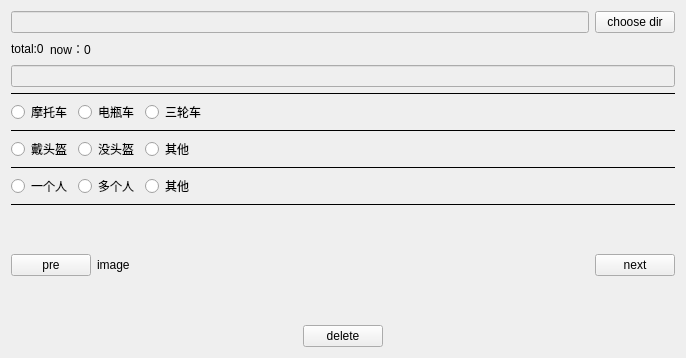
<?xml version="1.0" encoding="UTF-8"?>
<ui version="4.0">
 <class>Widget</class>
 <widget class="QWidget" name="Widget">
  <property name="geometry">
   <rect>
    <x>0</x>
    <y>0</y>
    <width>686</width>
    <height>358</height>
   </rect>
  </property>
  <property name="windowTitle">
   <string>Widget</string>
  </property>
  <layout class="QVBoxLayout" name="verticalLayout_3">
   <item>
    <layout class="QHBoxLayout" name="horizontalLayout">
     <item>
      <widget class="QLineEdit" name="leDirName">
       <property name="enabled">
        <bool>false</bool>
       </property>
      </widget>
     </item>
     <item>
      <widget class="QPushButton" name="pbChooseDir">
       <property name="text">
        <string>choose dir</string>
       </property>
      </widget>
     </item>
    </layout>
   </item>
   <item>
    <layout class="QHBoxLayout" name="horizontalLayout_2">
     <item>
      <widget class="QLabel" name="label_total">
       <property name="text">
        <string>total:0</string>
       </property>
      </widget>
     </item>
     <item>
      <widget class="QLabel" name="label_now">
       <property name="text">
        <string>now：0</string>
       </property>
      </widget>
     </item>
     <item>
      <spacer name="horizontalSpacer">
       <property name="orientation">
        <enum>Qt::Horizontal</enum>
       </property>
       <property name="sizeHint" stdset="0">
        <size>
         <width>40</width>
         <height>20</height>
        </size>
       </property>
      </spacer>
     </item>
    </layout>
   </item>
   <item>
    <widget class="QLineEdit" name="leFileName">
     <property name="enabled">
      <bool>false</bool>
     </property>
    </widget>
   </item>
   <item>
    <widget class="QLabel" name="label_2">
     <property name="maximumSize">
      <size>
       <width>16777215</width>
       <height>1</height>
      </size>
     </property>
     <property name="styleSheet">
      <string notr="true">background:black</string>
     </property>
     <property name="text">
      <string/>
     </property>
    </widget>
   </item>
   <item>
    <layout class="QHBoxLayout" name="horizontalLayout_5">
     <item>
      <widget class="QRadioButton" name="radioButton_1">
       <property name="text">
        <string>摩托车</string>
       </property>
      </widget>
     </item>
     <item>
      <widget class="QRadioButton" name="radioButton_2">
       <property name="text">
        <string>电瓶车</string>
       </property>
      </widget>
     </item>
     <item>
      <widget class="QRadioButton" name="radioButton_3">
       <property name="text">
        <string>三轮车</string>
       </property>
      </widget>
     </item>
     <item>
      <spacer name="horizontalSpacer_4">
       <property name="orientation">
        <enum>Qt::Horizontal</enum>
       </property>
       <property name="sizeHint" stdset="0">
        <size>
         <width>40</width>
         <height>20</height>
        </size>
       </property>
      </spacer>
     </item>
    </layout>
   </item>
   <item>
    <widget class="QLabel" name="label_4">
     <property name="maximumSize">
      <size>
       <width>16777215</width>
       <height>1</height>
      </size>
     </property>
     <property name="styleSheet">
      <string notr="true">background:black</string>
     </property>
     <property name="text">
      <string/>
     </property>
    </widget>
   </item>
   <item>
    <layout class="QHBoxLayout" name="horizontalLayout_6">
     <item>
      <widget class="QRadioButton" name="radioButton_4">
       <property name="text">
        <string>戴头盔</string>
       </property>
      </widget>
     </item>
     <item>
      <widget class="QRadioButton" name="radioButton_5">
       <property name="text">
        <string>没头盔</string>
       </property>
      </widget>
     </item>
     <item>
      <widget class="QRadioButton" name="radioButton_6">
       <property name="text">
        <string>其他</string>
       </property>
      </widget>
     </item>
     <item>
      <spacer name="horizontalSpacer_5">
       <property name="orientation">
        <enum>Qt::Horizontal</enum>
       </property>
       <property name="sizeHint" stdset="0">
        <size>
         <width>40</width>
         <height>20</height>
        </size>
       </property>
      </spacer>
     </item>
    </layout>
   </item>
   <item>
    <widget class="QLabel" name="label">
     <property name="maximumSize">
      <size>
       <width>16777215</width>
       <height>1</height>
      </size>
     </property>
     <property name="styleSheet">
      <string notr="true">background:black</string>
     </property>
     <property name="text">
      <string/>
     </property>
    </widget>
   </item>
   <item>
    <layout class="QHBoxLayout" name="horizontalLayout_7">
     <item>
      <widget class="QRadioButton" name="radioButton_7">
       <property name="text">
        <string>一个人</string>
       </property>
      </widget>
     </item>
     <item>
      <widget class="QRadioButton" name="radioButton_8">
       <property name="text">
        <string>多个人</string>
       </property>
      </widget>
     </item>
     <item>
      <widget class="QRadioButton" name="radioButton_9">
       <property name="text">
        <string>其他</string>
       </property>
      </widget>
     </item>
     <item>
      <spacer name="horizontalSpacer_6">
       <property name="orientation">
        <enum>Qt::Horizontal</enum>
       </property>
       <property name="sizeHint" stdset="0">
        <size>
         <width>40</width>
         <height>20</height>
        </size>
       </property>
      </spacer>
     </item>
    </layout>
   </item>
   <item>
    <widget class="QLabel" name="label_3">
     <property name="maximumSize">
      <size>
       <width>16777215</width>
       <height>1</height>
      </size>
     </property>
     <property name="styleSheet">
      <string notr="true">background:black</string>
     </property>
     <property name="text">
      <string/>
     </property>
    </widget>
   </item>
   <item>
    <layout class="QHBoxLayout" name="horizontalLayout_3" stretch="1,10,1">
     <item>
      <layout class="QVBoxLayout" name="verticalLayout">
       <item>
        <spacer name="verticalSpacer">
         <property name="orientation">
          <enum>Qt::Vertical</enum>
         </property>
         <property name="sizeHint" stdset="0">
          <size>
           <width>20</width>
           <height>40</height>
          </size>
         </property>
        </spacer>
       </item>
       <item>
        <widget class="QPushButton" name="pbPre">
         <property name="text">
          <string>pre</string>
         </property>
        </widget>
       </item>
       <item>
        <spacer name="verticalSpacer_2">
         <property name="orientation">
          <enum>Qt::Vertical</enum>
         </property>
         <property name="sizeHint" stdset="0">
          <size>
           <width>20</width>
           <height>40</height>
          </size>
         </property>
        </spacer>
       </item>
      </layout>
     </item>
     <item>
      <widget class="QLabel" name="imageLabel">
       <property name="text">
        <string>image</string>
       </property>
      </widget>
     </item>
     <item>
      <layout class="QVBoxLayout" name="verticalLayout_2">
       <item>
        <spacer name="verticalSpacer_3">
         <property name="orientation">
          <enum>Qt::Vertical</enum>
         </property>
         <property name="sizeHint" stdset="0">
          <size>
           <width>20</width>
           <height>40</height>
          </size>
         </property>
        </spacer>
       </item>
       <item>
        <widget class="QPushButton" name="pbNext">
         <property name="text">
          <string>next</string>
         </property>
        </widget>
       </item>
       <item>
        <spacer name="verticalSpacer_4">
         <property name="orientation">
          <enum>Qt::Vertical</enum>
         </property>
         <property name="sizeHint" stdset="0">
          <size>
           <width>20</width>
           <height>40</height>
          </size>
         </property>
        </spacer>
       </item>
      </layout>
     </item>
    </layout>
   </item>
   <item>
    <layout class="QHBoxLayout" name="horizontalLayout_4">
     <item>
      <spacer name="horizontalSpacer_2">
       <property name="orientation">
        <enum>Qt::Horizontal</enum>
       </property>
       <property name="sizeHint" stdset="0">
        <size>
         <width>40</width>
         <height>20</height>
        </size>
       </property>
      </spacer>
     </item>
     <item>
      <widget class="QPushButton" name="pbDelete">
       <property name="text">
        <string>delete</string>
       </property>
      </widget>
     </item>
     <item>
      <spacer name="horizontalSpacer_3">
       <property name="orientation">
        <enum>Qt::Horizontal</enum>
       </property>
       <property name="sizeHint" stdset="0">
        <size>
         <width>40</width>
         <height>20</height>
        </size>
       </property>
      </spacer>
     </item>
    </layout>
   </item>
  </layout>
 </widget>
 <layoutdefault spacing="6" margin="11"/>
 <resources/>
 <connections/>
</ui>
